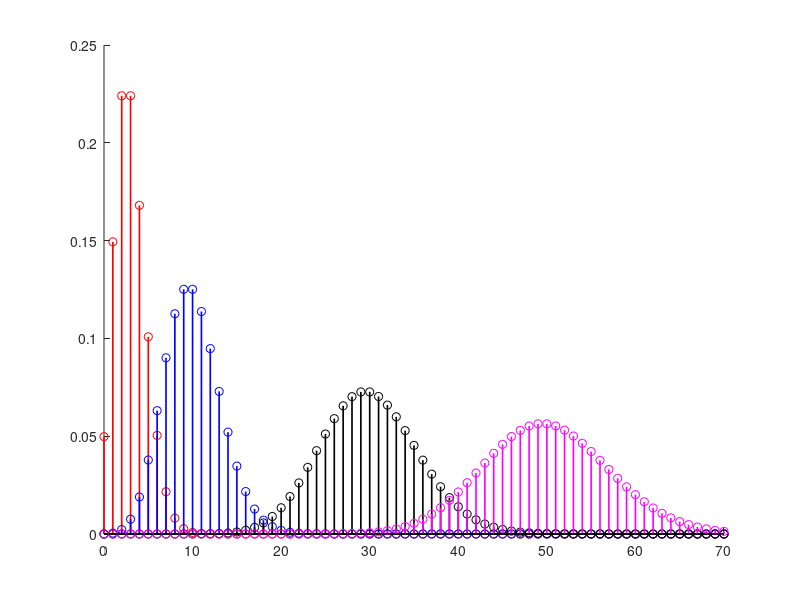
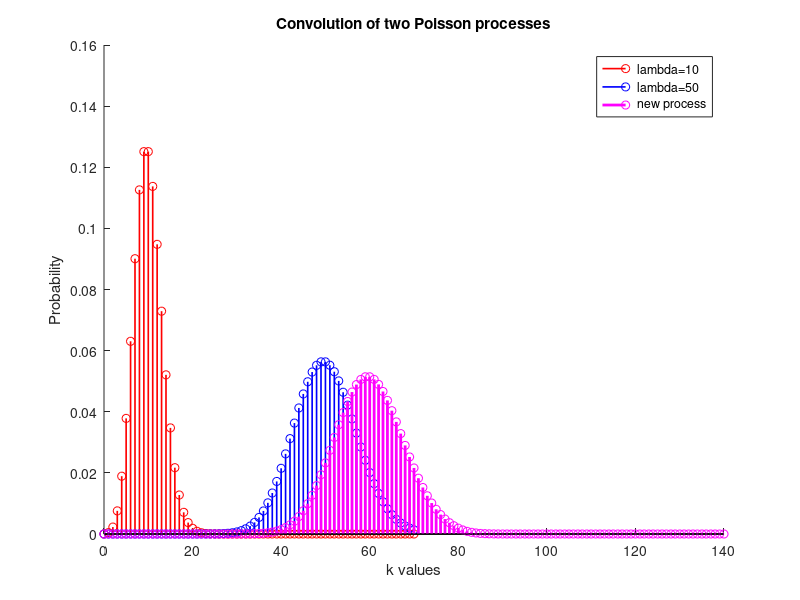
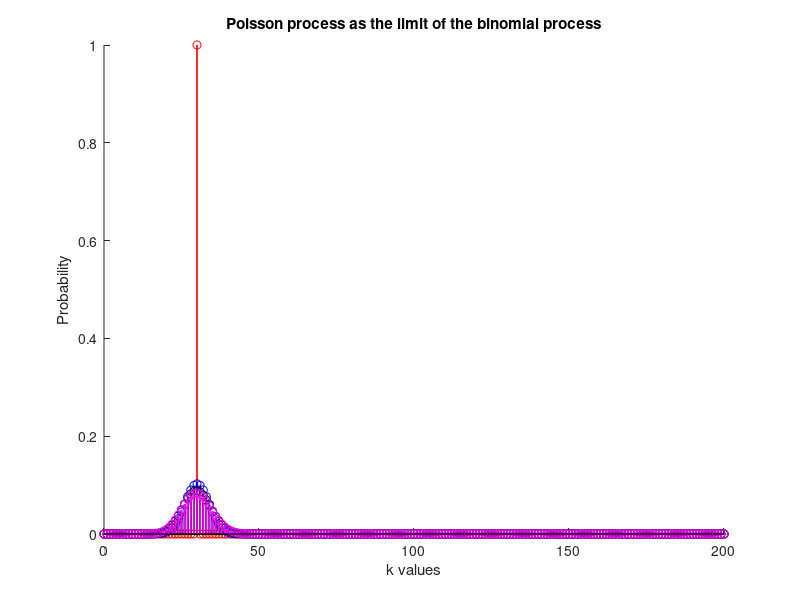

These figures' MATLAB source, in order:
pkg load statistics
clc;
clear all;
close all;

# TASK: In a common diagram, design the Probability Mass Function of Poisson processes
# with lambda parameters 3, 10, 30, 50. In the horizontal axes, choose k parameters 
# between 0 and 70. 

k = 0:1:70;
lambda = [3,10,30, 50];

for i=1:columns(lambda)
  poisson(i,:) = poisspdf(k,lambda(i));
endfor

colors = "rbkm";
figure(1);
hold on;
for i=1:columns(lambda)
  stem(k,poisson(i,:),colors(i),"linewidth",1.2);
endfor
pause(10)
saveas (1, "figure1.png")
hold off;

title("Probability Mass Function of Poisson processes");
xlabel("k values");
ylabel("probability");
legend("lambda=3","lambda=10","lambda=30","lambda=50");

# TASK: regarding the poisson process with parameter lambda 30, compute its mean 
# value and variance

index = find(lambda == 30);
chosen = poisson(index,:);
mean_value = 0;
for i=0:(columns(poisson(index,:))-1)
  mean_value = mean_value + i.*poisson(index,i+1);
endfor

display("mean value of Poisson with lambda 30 is");
display(mean_value);

second_moment = 0;
for i=0:(columns(poisson(index,:))-1)
  second_moment = second_moment + i.*i.*poisson(index,i+1);
endfor

variance = second_moment - mean_value.^2;
display("Variance of Poisson with lambda 30 is");
display(variance);

# TASK: consider the convolution of the Poisson distribution with lambda 20 with 
# the Poisson distribution with lambda 30. 

first = find(lambda==10);
second = find(lambda==50);
poisson_first = poisson(first,:);
poisson_second = poisson(second,:);

composed = conv(poisson_first,poisson_second);
new_k = 0:1:(2*70);

figure(2);
hold on;
stem(k,poisson_first(:),colors(1),"linewidth",1.2);
stem(k,poisson_second(:),colors(2),"linewidth",1.2);
stem(new_k,composed,"mo","linewidth",2);
hold off;
title("Convolution of two Poisson processes");
xlabel("k values");
ylabel("Probability");
legend("lambda=10","lambda=50","new process");

# TASK: show that Poisson process is the limit of the binomial distribution.
k = 0:1:200;
# Define the desired Poisson Process
lambda = 30;
i = 1:1:5;
n = lambda.*i; 
p = lambda./n;

figure(3);
title("Poisson process as the limit of the binomial process");
xlabel("k values");
ylabel("Probability");
hold on;
for i=1:4
  binomial = binopdf(k,n(i),p(i));
  stem(k,binomial,colors(i),'linewidth',1.2);
endfor
hold off;